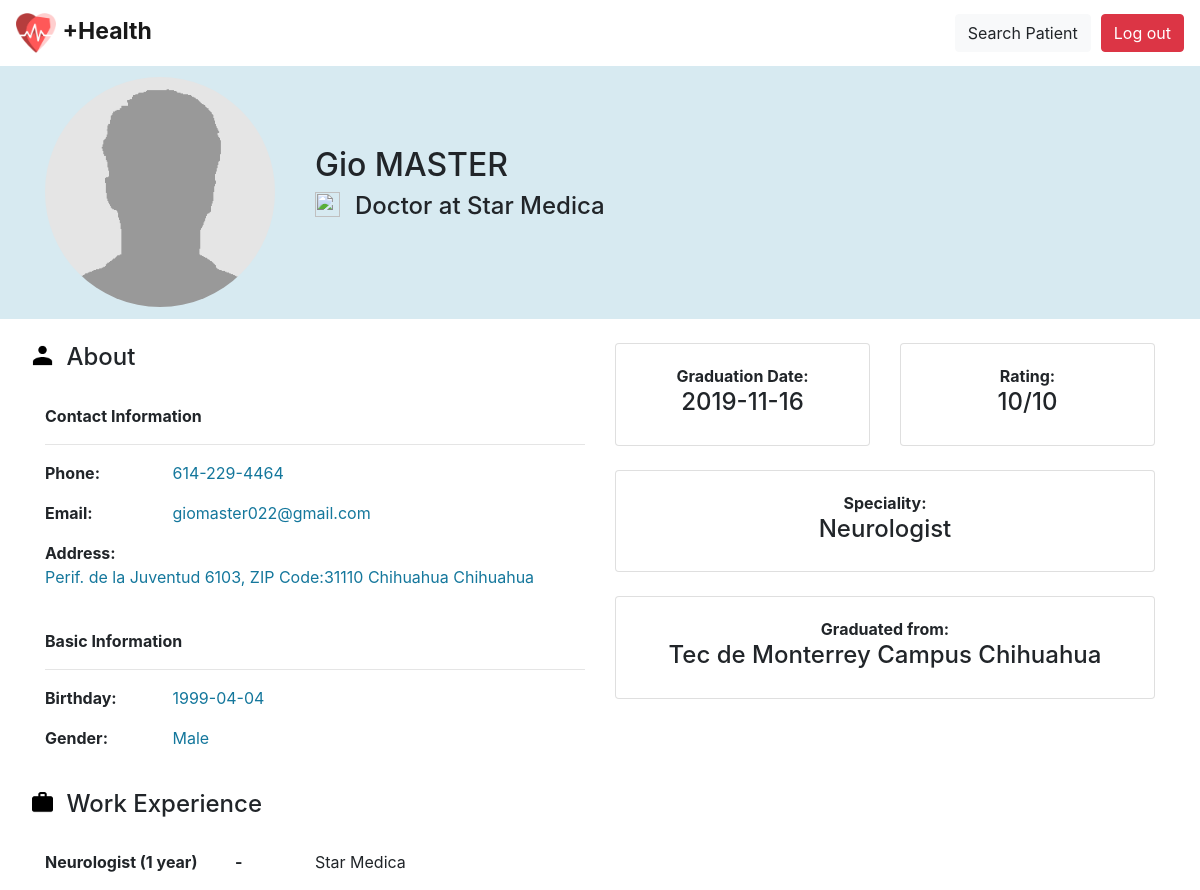
Page /doctor_profile (signed in) on the committed database.
### tables this page shows
CREATE TABLE Doctor (id INTEGER PRIMARY KEY AUTOINCREMENT NOT NULL UNIQUE, first_name VARCHAR (50) NOT NULL, last_name VARCHAR (50) NOT NULL, birthdate DATE NOT NULL, sex CHAR (6) NOT NULL, phone_number CHAR (10, 12) NOT NULL, medical_degree BLOB DEFAULT NULL, speciality VARCHAR (50) NOT NULL, email VARCHAR (250) NOT NULL UNIQUE, password CHAR (60, 70) NOT NULL, hospital_id CHAR (10) REFERENCES Hospital (id), school_id CHAR (10) REFERENCES School (id), graduation_date DATE NOT NULL);

CREATE TABLE Hospital (id INTEGER PRIMARY KEY AUTOINCREMENT UNIQUE NOT NULL, name VARCHAR (50) NOT NULL, street VARCHAR (100) NOT NULL, zip_code CHAR (5) NOT NULL, city VARCHAR (50) NOT NULL, state VARCHAR (50) NOT NULL, country VARCHAR (50) NOT NULL);

CREATE TABLE School (id INTEGER PRIMARY KEY AUTOINCREMENT UNIQUE NOT NULL, name VARCHAR (50) NOT NULL);

### main.py (the view)
@app.route('/doctor_profile')
def doctor_profile():
	doctor = doctor_dao.DoctorDAO.get_doctor(doctor_id)
	if 'name' in session:
		return render_template("doctor_profile.html", first_name = doctor[1], last_name = doctor[2], \
							hospital = doctor[14], phone = doctor[5], email = doctor[8], \
							street = doctor[15], zip_code = doctor[16], city = doctor[17], state = doctor[18], \
							birthdate = doctor[3], sex = doctor[4], speciality = doctor[7], school = doctor[21], \
							graduation_date = doctor[12])
	else:
		return redirect('/')

### DatabaseConnection/connection.py (called while the page is built)
	def make_connection():
		conn = sqlite3.connect('DatabaseConnection/PlusHealth.db')
		return conn

### Doctors/doctor_dao.py (called while the page is built)
	def get_doctor(id):
		conn = connection.Connection.make_connection()
		cur = conn.cursor()
		cur.execute("SELECT * FROM Doctor JOIN Hospital ON Doctor.hospital_id=Hospital.id \
					JOIN School ON Doctor.school_id=School.id WHERE Doctor.id=" + str(id))
		doctor = cur.fetchone()
		return doctor

### templates/doctor_profile.html (shortened to what this page needs)
<!DOCTYPE html>
<html>
    <head>
        <link href="{{ url_for('static', filename='css/bootstrap.css') }}" rel="stylesheet">
    </head>
    <body>
        <nav class="navbar navbar-light">
            <a style="font-size: 23px; font-color: #524F4E" class="navbar-brand" href="#">
                <img src="{{ url_for('static', filename='images/logo.png') }}" width="40" height="40">
                <b>+Health</b>
            </a>
            <form class="form-inline my-2 my-lg-0">
                <a href="{{ url_for('search_patient') }}">
                    <button id="button" style="margin-right: 10px" class="btn btn-light my-2 my-sm-0" type="button">
                        Search Patient</button>
                </a>
                <a href="{{ url_for('logout') }}">
                    <button class="btn btn-danger my-2 my-sm-0" type="button">Log out</button>
                </a>
            </form>
        </nav>
        <div style="background-color: #D7EAF1">
            <div class="container">
                <div class="row">
                    <div style="margin-top: 1%; margin-bottom: 1%" class="col-lg-3">
                        <img class="rounded-circle" src="{{ url_for('static', filename='images/profile.jpg') }}" width="230" height="230">
                    </div>
                    <div style="margin-top: 7%; margin-bottom: 7%" class="col-lg-9">
                        <div class="row">
                            <h2>{{ first_name }} {{ last_name }}</h2>
                        </div>
                        <div class="row">
                            <img style="float: left" src="{{ url_for('static', filename='images/icons/location.png') }}" width="25" height="25">
                            <div class="col-lg-11">
                                <h4>Doctor at {{ hospital }}</h4>
                            </div>
                        </div>
                    </div>
                </div>
            </div>
        </div>
        <div style="margin-top: 2%" class="container">
            <div class="row">
                <div class="col-lg-6">
                    <div class="row">
                        <img style="float: left; margin-right: 2%" src="{{ url_for('static', filename='images/icons/person.png') }}" width="25" height="25">
                        <h4>About</h4>
                    </div>
                    <br>
                    <div>
                        <b>Contact Information</b>
                        <hr>
                        <div class="row">
                            <div class="col-lg-3">
                                <b>Phone:</b>
                            </div>
                            <p style="color:#14779C; font-weight: normal;">{{ phone }}</p>
                        </div>
                        <div class="row">
                            <div class="col-lg-3">
                                <b>Email:</b>
                            </div>
                            <p style="color:#14779C; font-weight: normal;">{{ email }}</p>
                        </div>
                        <div class="row">
                            <div class="col-lg-3">
                                <b>Address:</b>
                            </div>
                        </div>
                        <div class="row">
                            <div class="col-lg-12">
                                <p style="color:#14779C; font-weight: normal;">{{ street }}, ZIP Code:{{ zip_code }} {{ city }} {{ state }} </p>
                            </div>
                        </div>
                    </div>
                    <br>
                    <div>
                        <b>Basic Information</b>
                        <hr>
                        <div class="row">
                            <div class="col-lg-3">
                                <b>Birthday:</b>
                            </div>
                            <p style="color:#14779C; font-weight: normal;">{{ birthdate }}</p>
                        </div>
                        <div class="row">
                            <div class="col-lg-3">
                                <b>Gender:</b>
                            </div>
                            <p style="color:#14779C; font-weight: normal;">{{ sex }}</p>
                        </div>
                    </div>
                </div>
                <div class="col-lg-6">
                    <div class="row">
                        <div class="col-lg-6">
                            <div class="card">
                                <div style="text-align: center" class="card-body">
                                    <b>Graduation Date:</b>
                                    <h4>{{ graduation_date }}</h4>
                                </div>
                            </div>
                        </div>
                        <div class="col-lg-6">
                            <div class="card">
                                <div style="text-align: center" class="card-body">
                                    <b>Rating:</b>
                                    <h4>10/10</h4>
                                </div>
                            </div>
                        </div>
                    </div>
                    <br>
                    <div class="row">
                        <div class="col-lg-12">
                            <div class="card">
                                <div style="text-align: center" class="card-body">
                                    <b>Speciality:</b>
                                    <h4>{{ speciality }}</h4>
                                </div>
                            </div>
                        </div>
                    </div>
                    <br>
                    <div class="row">
                        <div class="col-lg-12">
                            <div class="card">
                                <div style="text-align: center" class="card-body">
                                    <b>Graduated from:</b>
                                    <h4>{{ school }}</h4>
                                </div>
                            </div>
                        </div>
                    </div>
                </div>
            </div>
            <br>
            <div class="row">
                <img style="float: left; margin-right: 1%" src="{{ url_for('static', filename='images/icons/work.png') }}" width="25" height="25">
                <h4>Work Experience</h4>
            </div>
            <br>
            <div class="row">
                <div class="col-lg-2">
                    <b>{{ speciality }} (1 year)</b>
                </div>
                <div class="col-lg-1">
                    <b>-</b>
                </div>
                <p>{{ hospital }}</p>
            </div>
        </div>
    </body>
</html>

### rows in the picture
Doctor: first_name "Gio", last_name "MASTER", phone_number "614-229-4464", email "giomaster022@gmail.com", birthdate "1999-04-04", sex "Male", graduation_date "2019-11-16", speciality "Neurologist"
Hospital: name "Star Medica", street "Perif. de la Juventud 6103", zip_code "31110", city "Chihuahua", state "Chihuahua"
School: name "Tec de Monterrey Campus Chihuahua"
